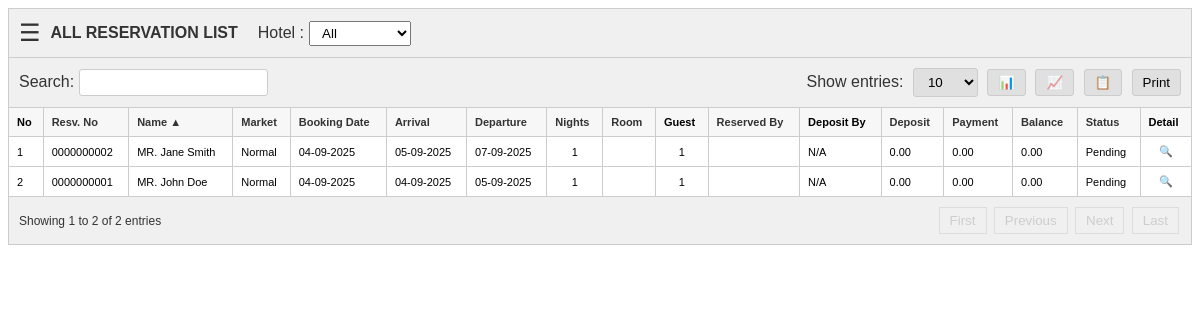
The page /modules/frontoffice/informasi_reservasi/all_reservation.php?module=frontoffice/informasi_reservasi/all_reservation&sort=guest_name&order=ASC on the database its author committed.
### tables this page shows
CREATE TABLE IF NOT EXISTS hotel_reservations (
    id INT AUTO_INCREMENT PRIMARY KEY,
    reservation_no VARCHAR(20) UNIQUE NOT NULL,
    category_market VARCHAR(50) DEFAULT 'Walkin',
    market_segment VARCHAR(50) DEFAULT 'Normal',
    member_id VARCHAR(50),
    transaction_by VARCHAR(100),
    id_card_type ENUM('KTP', 'SIM', 'PASSPORT', 'OTHERS') DEFAULT 'KTP',
    id_card_number VARCHAR(50),
    guest_title ENUM('MR', 'MRS', 'MS', 'DR', 'PROF') DEFAULT 'MR',
    guest_name VARCHAR(100) NOT NULL,
    mobile_phone VARCHAR(20) NOT NULL,
    address TEXT,
    nationality VARCHAR(50) DEFAULT 'INDONESIA',
    city VARCHAR(100),
    email VARCHAR(100),
    arrival_date DATE NOT NULL,
    nights INT DEFAULT 1,
    departure_date DATE NOT NULL,
    guest_type ENUM('Normal', 'VIP', 'Corporate') DEFAULT 'Normal',
    guest_male INT DEFAULT 1,
    guest_female INT DEFAULT 0,
    guest_child INT DEFAULT 0,
    extra_bed_nights INT DEFAULT 0,
    extra_bed_qty INT DEFAULT 0,
    room_number VARCHAR(20),
    transaction_status ENUM('Pending', 'Confirmed', 'Cancelled') DEFAULT 'Pending',
    payment_method VARCHAR(50) DEFAULT 'Debit BCA 446',
    registration_type ENUM('Reservasi', 'Walkin', 'Group') DEFAULT 'Reservasi',
    note TEXT,
    payment_amount DECIMAL(10, 2) DEFAULT 0,
    discount DECIMAL(10, 2) DEFAULT 0,
    payment_diskon DECIMAL(10, 2) DEFAULT 0,
    deposit DECIMAL(10, 2) DEFAULT 0,
    balance DECIMAL(10, 2) DEFAULT 0,
    created_at TIMESTAMP DEFAULT CURRENT_TIMESTAMP,
    updated_at TIMESTAMP DEFAULT CURRENT_TIMESTAMP ON UPDATE CURRENT_TIMESTAMP
);

### modules/frontoffice/informasi_reservasi/all_reservation.php (the view, shortened to what this page needs)
<?php
require_once __DIR__ . '/../../../config/database.php';
$page = isset($_GET['page']) ? max(1, (int)$_GET['page']) : 1;
$entries = isset($_GET['entries']) ? (int)$_GET['entries'] : 10;
$offset = ($page - 1) * $entries;
$sort_column = isset($_GET['sort']) ? $_GET['sort'] : 'created_at';
$sort_order = isset($_GET['order']) && in_array(strtoupper($_GET['order']), ['ASC', 'DESC']) ? $_GET['order'] : 'DESC';
$search = isset($_GET['search']) ? trim($_GET['search']) : '';
$sql_count = "SELECT COUNT(*) FROM hotel_reservations";
$sql_data = "SELECT *, (guest_male + guest_female + guest_child) AS guest_count FROM hotel_reservations";
$params = [];
$stmt_count = $pdo->prepare($sql_count);
$stmt_count->execute($params);
$total_records = $stmt_count->fetchColumn();
$total_pages = ceil($total_records / $entries);
$sql_data .= " ORDER BY $sort_column $sort_order LIMIT :limit OFFSET :offset";
$stmt_data = $pdo->prepare($sql_data);
$stmt_data->bindValue(':limit', $entries, PDO::PARAM_INT);
$stmt_data->bindValue(':offset', $offset, PDO::PARAM_INT);
$stmt_data->execute();
$reservations = $stmt_data->fetchAll();
function get_sort_link($column, $display, $current_sort, $current_order) {
    $order = ($current_sort == $column && $current_order == 'ASC') ? 'DESC' : 'ASC';
    $arrow = '';
    if ($current_sort == $column) {
        $arrow = $current_order == 'ASC' ? '▲' : '▼';
    }
    return "<a href=\"?module=frontoffice/informasi_reservasi/all_reservation&sort=$column&order=$order\">$display $arrow</a>";
}
?>
<div class="reservation-container">
    <div class="header-bar controls-bar" style="align-items: center;">
        <div style="display: flex; align-items: center;">
            <span style="font-size: 1.5em; margin-right: 10px;">☰</span>
            <strong>ALL RESERVATION LIST</strong>
            <span style="margin-left: 20px; font-size: 1em;">Hotel :</span>
            <select style="margin-left: 5px; padding: 3px 8px;">
                <option value="ALL">All</option>
            </select>
        </div>
    </div>
    <div class="controls-bar">
        <div class="search-box">
            <label>Search: <input type="text" id="searchInput" value="<?= htmlspecialchars($search) ?>"></label>
        </div>
        <div class="actions">
            <label>Show entries:
                <select id="entriesSelect">
                    <option value="10" <?= $entries == 10 ? 'selected' : '' ?>>10</option>
                </select>
            </label>
            <button>📊</button>
            <button>📈</button>
            <button>📋</button>
            <button>Print</button>
        </div>
    </div>
    <div class="data-table-wrapper">
        <table class="data-table">
            <thead>
                <tr>
                    <th>No</th>
                    <th><?= get_sort_link('reservation_no', 'Resv. No', $sort_column, $sort_order) ?></th>
                    <th><?= get_sort_link('guest_name', 'Name', $sort_column, $sort_order) ?></th>
                    <th><?= get_sort_link('market_segment', 'Market', $sort_column, $sort_order) ?></th>
                    <th><?= get_sort_link('created_at', 'Booking Date', $sort_column, $sort_order) ?></th>
                    <th><?= get_sort_link('arrival_date', 'Arrival', $sort_column, $sort_order) ?></th>
                    <th><?= get_sort_link('departure_date', 'Departure', $sort_column, $sort_order) ?></th>
                    <th><?= get_sort_link('nights', 'Nights', $sort_column, $sort_order) ?></th>
                    <th><?= get_sort_link('room_number', 'Room', $sort_column, $sort_order) ?></th>
                    <th>Guest</th>
                    <th><?= get_sort_link('transaction_by', 'Reserved By', $sort_column, $sort_order) ?></th>
                    <th>Deposit By</th>
                    <th><?= get_sort_link('deposit', 'Deposit', $sort_column, $sort_order) ?></th>
                    <th><?= get_sort_link('payment_amount', 'Payment', $sort_column, $sort_order) ?></th>
                    <th><?= get_sort_link('balance', 'Balance', $sort_column, $sort_order) ?></th>
                    <th><?= get_sort_link('transaction_status', 'Status', $sort_column, $sort_order) ?></th>
                    <th>Detail</th>
                </tr>
            </thead>
            <tbody>
                <?php if (empty($reservations)): ?>
                    <tr>
                        <td colspan="17" style="text-align: center;">No data available in table</td>
                    </tr>
                <?php else: ?>
                    <?php foreach ($reservations as $index => $res): ?>
                    <tr>
                        <td><?= $offset + $index + 1 ?></td>
                        <td><?= htmlspecialchars($res['reservation_no']) ?></td>
                        <td><?= htmlspecialchars($res['guest_title'] . '. ' . $res['guest_name']) ?></td>
                        <td><?= htmlspecialchars($res['market_segment']) ?></td>
                        <td><?= date('d-m-Y', strtotime($res['created_at'])) ?></td>
                        <td><?= date('d-m-Y', strtotime($res['arrival_date'])) ?></td>
                        <td><?= date('d-m-Y', strtotime($res['departure_date'])) ?></td>
                        <td style="text-align:center;"><?= htmlspecialchars($res['nights']) ?></td>
                        <td><?= htmlspecialchars($res['room_number']) ?></td>
                        <td style="text-align:center;"><?= htmlspecialchars($res['guest_count']) ?></td>
                        <td><?= htmlspecialchars($res['transaction_by']) ?></td>
                        <td>N/A</td>
                        <td><?= number_format($res['deposit'], 2) ?></td>
                        <td><?= number_format($res['payment_amount'], 2) ?></td>
                        <td><?= number_format($res['balance'], 2) ?></td>
                        <td><?= htmlspecialchars($res['transaction_status']) ?></td>
                        <td style="text-align:center;">🔍</td>
                    </tr>
                    <?php endforeach; ?>
                <?php endif; ?>
            </tbody>
        </table>
    </div>
    <div class="table-footer">
        <div>Showing <?= $total_records > 0 ? $offset + 1 : 0 ?> to <?= min($offset + $entries, $total_records) ?> of <?= $total_records ?> entries</div>
        <div class="pagination-controls">
            <button onclick="goToPage(1)" <?= $page <= 1 ? 'disabled' : '' ?>>First</button>
            <button onclick="goToPage(<?= $page - 1 ?>)" <?= $page <= 1 ? 'disabled' : '' ?>>Previous</button>
            <button onclick="goToPage(<?= $page + 1 ?>)" <?= $page >= $total_pages ? 'disabled' : '' ?>>Next</button>
            <button onclick="goToPage(<?= $total_pages ?>)" <?= $page >= $total_pages ? 'disabled' : '' ?>>Last</button>
        </div>
    </div>
</div>

### modules/frontoffice/informasi_reservasi/all_reservation.php (style rules this page uses)
.reservation-container { font-family: Arial, sans-serif; color: #333; }
.controls-bar, .header-bar, .table-footer { display: flex; justify-content: space-between; align-items: center; flex-wrap: wrap; background-color: #f0f0f0; padding: 10px; border: 1px solid #ccc; border-bottom: none; }
.controls-bar .search-box input { padding: 5px; border: 1px solid #ccc; border-radius: 3px; }
.controls-bar .actions button, .controls-bar .actions select { padding: 5px 10px; margin-left: 5px; border: 1px solid #ccc; border-radius: 3px; background-color: #e0e0e0; cursor: pointer; }
.data-table-wrapper { overflow-x: auto; }
.data-table { width: 100%; border-collapse: collapse; border: 1px solid #ccc; }
.data-table th, .data-table td { border: 1px solid #ccc; padding: 8px; text-align: left; font-size: 11px; white-space: nowrap; }
.data-table th { background-color: #f7f7f7; font-weight: bold; }
.data-table th a { color: #333; text-decoration: none; }
.table-footer { padding: 10px; border: 1px solid #ccc; border-top: none; font-size: 12px; }
.pagination-controls button { padding: 5px 10px; margin: 0 2px; border: 1px solid #ccc; background-color: #f0f0f0; cursor: pointer; }
.pagination-controls button:disabled { cursor: not-allowed; opacity: 0.5; }

### rows shown on the page
hotel_reservations: index "1", reservation_no "0000000002", guest_title+guest_name "MR. Jane Smith", market_segment "Normal", created_at "04-09-2025", arrival_date "05-09-2025", departure_date "07-09-2025", nights "1", guest_count "1", deposit "0.00", payment_amount "0.00", balance "0.00", transaction_status "Pending"
hotel_reservations: index "2", reservation_no "0000000001", guest_title+guest_name "MR. John Doe", market_segment "Normal", created_at "04-09-2025", arrival_date "04-09-2025", departure_date "05-09-2025", nights "1", guest_count "1", deposit "0.00", payment_amount "0.00", balance "0.00", transaction_status "Pending"

### other values the page prints
$display "Resv. No Name Market Booking Date Arrival Departure Nights Room Reserved By Deposit Payment Balance Status"
$arrow "▲"
$offset + 1 "1"
min($offset + $entries, $total_records) "2"
$total_records "2"
